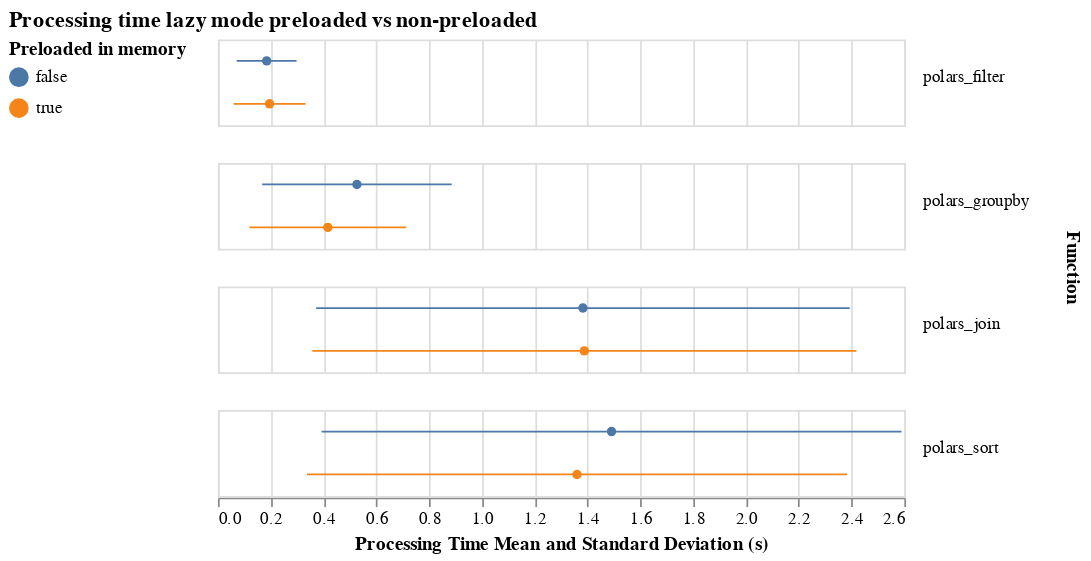

Notebook code cell kept with this figure:
### Code cell
plot_pretty_boxplot(
    df.filter(
        ~pl.col("gpu")
        & ~pl.col("streaming")
        & ((~pl.col("preload") & pl.col("lazy")) | (pl.col("preload") & pl.col("lazy")))
    ),
    field="preload",
    title="Processing time lazy mode preloaded vs non-preloaded",
    filename="lazy-preloaded-vs-non-preloaded.png",
    filter="lazy",
    legend_title="Preloaded in memory",
    height=50,
    width=400,
)

### Figure 1 — Vega-Lite specification as saved in the notebook (floating-point values rounded to 4 significant figures)
{"usermeta": {"embedOptions": {"theme": "carbong10"}}, "config": {"view": {"continuousWidth": 300, "continuousHeight": 300}}, "data": {"name": "data-3d54366f8773df03b9adca8a3e7c4391"}, "facet": {"row": {"field": "func", "header": {"labelAlign": "right", "labelAngle": 0, "labelBaseline": "alphabetic", "orient": "right", "titleFontWeight": "bold"}, "title": "Function", "type": "nominal"}}, "spec": {"layer": [{"mark": {"type": "point", "filled": true}, "encoding": {"color": {"field": "preload", "legend": {"orient": "left"}, "title": "Preloaded in memory", "type": "nominal"}, "x": {"aggregate": "mean", "field": "duration", "title": "Processing Time Mean and Standard Deviation (s)", "type": "quantitative"}, "y": {"axis": null, "field": "preload", "type": "nominal"}}}, {"mark": {"type": "errorbar"}, "encoding": {"color": {"field": "preload", "type": "nominal"}, "x": {"aggregate": "stdev", "field": "duration", "title": "", "type": "quantitative"}, "y": {"axis": null, "field": "preload", "type": "nominal"}}}], "height": 50, "width": 400}, "title": {"text": "Processing time lazy mode preloaded vs non-preloaded", "subtitle": ""}, "transform": [{"filter": "datum.lazy"}], "$schema": "https://vega.github.io/schema/vega-lite/v5.20.1.json", "datasets": {"data-3d54366f8773df03b9adca8a3e7c4391": [{"func": "polars_groupby", "limit": 5000000, "gpu": false, "streaming": false, "lazy": true, "preload": true, "duration": 0.1849, "duration_raw": [0.1511, 0.1654, 0.2074, 0.2052, 0.1953]}, {"func": "polars_sort", "limit": 10000000, "gpu": false, "streaming": false, "lazy": true, "preload": true, "duration": 1.109, "duration_raw": [1.068, 1.111, 1.083, 1.107, 1.178]}, {"func": "polars_sort", "limit": 1000000, "gpu": false, "streaming": false, "lazy": true, "preload": false, "duration": 0.115, "duration_raw": [0.1209, 0.117, 0.1174, 0.1153, 0.1043]}, {"func": "polars_filter", "limit": 10000000, "gpu": false, "streaming": false, "lazy": true, "preload": true, "duration": 0.1755, "duration_raw": [0.1829, 0.1745, 0.1731, 0.1742, 0.1729]}, {"func": "polars_filter", "limit": 500000, "gpu": false, "streaming": false, "lazy": true, "preload": false, "duration": 0.03801, "duration_raw": [0.03259, 0.03179, 0.04606, 0.03394, 0.04569]}, {"func": "polars_groupby", "limit": 10000000, "gpu": false, "streaming": false, "lazy": true, "preload": false, "duration": 0.496, "duration_raw": [0.4912, 0.4746, 0.4862, 0.5198, 0.5079]}, {"func": "polars_sort", "limit": 1000000, "gpu": false, "streaming": false, "lazy": true, "preload": true, "duration": 0.07699, "duration_raw": [0.07944, 0.07462, 0.07609, 0.07707, 0.07774]}, {"func": "polars_join", "limit": 100000, "gpu": false, "streaming": false, "lazy": true, "preload": false, "duration": 0.04235, "duration_raw": [0.03643, 0.04249, 0.04164, 0.044, 0.0472]}, {"func": "polars_join", "limit": 100000, "gpu": false, "streaming": false, "lazy": true, "preload": true, "duration": 0.02745, "duration_raw": [0.0209, 0.02794, 0.03025, 0.02876, 0.0294]}, {"func": "polars_filter", "limit": 50000000, "gpu": false, "streaming": false, "lazy": true, "preload": true, "duration": 0.8638, "duration_raw": [0.9076, 0.8529, 0.8633, 0.849, 0.8463]}, {"func": "polars_sort", "limit": 5000000, "gpu": false, "streaming": false, "lazy": true, "preload": false, "duration": 0.6185, "duration_raw": [0.6127, 0.6372, 0.6282, 0.6034, 0.6111]}, {"func": "polars_filter", "limit": 5000000, "gpu": false, "streaming": false, "lazy": true, "preload": true, "duration": 0.09392, "duration_raw": [0.0988, 0.08981, 0.08756, 0.1033, 0.0901]}, {"func": "polars_join", "limit": 1000000, "gpu": false, "streaming": false, "lazy": true, "preload": true, "duration": 3.409, "duration_raw": [3.054, 3.487, 3.435, 3.602, 3.468]}, {"func": "polars_join", "limit": 500000, "gpu": false, "streaming": false, "lazy": true, "preload": true, "duration": 0.7275, "duration_raw": [0.6087, 0.753, 0.7358, 0.7851, 0.7549]}, {"func": "polars_filter", "limit": 1000000, "gpu": false, "streaming": false, "lazy": true, "preload": false, "duration": 0.03973, "duration_raw": [0.04679, 0.04689, 0.03189, 0.03397, 0.03911]}, {"func": "polars_sort", "limit": 5000000, "gpu": false, "streaming": false, "lazy": true, "preload": true, "duration": 0.5339, "duration_raw": [0.5199, 0.5299, 0.5296, 0.5485, 0.5413]}, {"func": "polars_groupby", "limit": 50000000, "gpu": false, "streaming": false, "lazy": true, "preload": false, "duration": 2.282, "duration_raw": [2.346, 2.294, 2.263, 2.255, 2.253]}, {"func": "polars_groupby", "limit": 100000, "gpu": false, "streaming": false, "lazy": true, "preload": false, "duration": 0.02229, "duration_raw": [0.02099, 0.02602, 0.02039, 0.01928, 0.02478]}, {"func": "polars_filter", "limit": 5000000, "gpu": false, "streaming": false, "lazy": true, "preload": false, "duration": 0.09757, "duration_raw": [0.09796, 0.09995, 0.09582, 0.0975, 0.09661]}, {"func": "polars_sort", "limit": 10000000, "gpu": false, "streaming": false, "lazy": true, "preload": false, "duration": 1.23, "duration_raw": [1.214, 1.229, 1.23, 1.23, 1.248]}, {"func": "polars_sort", "limit": 100000, "gpu": false, "streaming": false, "lazy": true, "preload": true, "duration": 0.008231, "duration_raw": [0.008468, 0.007886, 0.008811, 0.007667, 0.008322]}, {"func": "polars_groupby", "limit": 500000, "gpu": false, "streaming": false, "lazy": true, "preload": true, "duration": 0.0207, "duration_raw": [0.02258, 0.02077, 0.02095, 0.02007, 0.01912]}, {"func": "polars_groupby", "limit": 1000000, "gpu": false, "streaming": false, "lazy": true, "preload": true, "duration": 0.03266, "duration_raw": [0.03835, 0.0293, 0.03084, 0.03309, 0.03171]}, {"func": "polars_groupby", "limit": 1000000, "gpu": false, "streaming": false, "lazy": true, "preload": false, "duration": 0.05556, "duration_raw": [0.06158, 0.05058, 0.0505, 0.05708, 0.05804]}, {"func": "polars_groupby", "limit": 50000000, "gpu": false, "streaming": false, "lazy": true, "preload": true, "duration": 1.873, "duration_raw": [1.826, 1.848, 1.957, 1.888, 1.847]}, {"func": "polars_filter", "limit": 100000, "gpu": false, "streaming": false, "lazy": true, "preload": true, "duration": 0.005433, "duration_raw": [0.005545, 0.005594, 0.0056, 0.005369, 0.005054]}, {"func": "polars_join", "limit": 500000, "gpu": false, "streaming": false, "lazy": true, "preload": false, "duration": 0.7429, "duration_raw": [0.6462, 0.7567, 0.7651, 0.7833, 0.7631]}, {"func": "polars_filter", "limit": 100000, "gpu": false, "streaming": false, "lazy": true, "preload": false, "duration": 0.01948, "duration_raw": [0.0201, 0.01972, 0.01948, 0.01886, 0.01926]}, {"func": "polars_join", "limit": 1000000, "gpu": false, "streaming": false, "lazy": true, "preload": false, "duration": 3.363, "duration_raw": [2.95, 3.516, 3.443, 3.429, 3.476]}, {"func": "polars_groupby", "limit": 500000, "gpu": false, "streaming": false, "lazy": true, "preload": false, "duration": 0.03889, "duration_raw": [0.03938, 0.03604, 0.04574, 0.03682, 0.0365]}, {"func": "polars_filter", "limit": 10000000, "gpu": false, "streaming": false, "lazy": true, "preload": false, "duration": 0.1733, "duration_raw": [0.1772, 0.1714, 0.1719, 0.1765, 0.1693]}, {"func": "polars_sort", "limit": 50000000, "gpu": false, "streaming": false, "lazy": true, "preload": false, "duration": 6.9, "duration_raw": [6.724, 6.807, 6.829, 7.297, 6.843]}, {"func": "polars_filter", "limit": 50000000, "gpu": false, "streaming": false, "lazy": true, "preload": false, "duration": 0.7394, "duration_raw": [0.7326, 0.725, 0.7241, 0.7369, 0.7783]}, {"func": "polars_sort", "limit": 500000, "gpu": false, "streaming": false, "lazy": true, "preload": false, "duration": 0.05759, "duration_raw": [0.0586, 0.06023, 0.05758, 0.05443, 0.0571]}, {"func": "polars_groupby", "limit": 10000000, "gpu": false, "streaming": false, "lazy": true, "preload": true, "duration": 0.3746, "duration_raw": [0.3831, 0.3694, 0.3717, 0.3734, 0.3753]}, {"func": "polars_groupby", "limit": 5000000, "gpu": false, "streaming": false, "lazy": true, "preload": false, "duration": 0.2644, "duration_raw": [0.2688, 0.2648, 0.2694, 0.2701, 0.2489]}, {"func": "polars_sort", "limit": 50000000, "gpu": false, "streaming": false, "lazy": true, "preload": true, "duration": 6.4, "duration_raw": [6.038, 6.716, 6.246, 6.702, 6.296]}, {"func": "polars_sort", "limit": 100000, "gpu": false, "streaming": false, "lazy": true, "preload": false, "duration": 0.02378, "duration_raw": [0.02933, 0.02216, 0.02265, 0.0218, 0.02296]}, {"func": "polars_filter", "limit": 1000000, "gpu": false, "streaming": false, "lazy": true, "preload": true, "duration": 0.02122, "duration_raw": [0.02249, 0.02061, 0.02065, 0.02031, 0.02202]}, {"func": "polars_filter", "limit": 500000, "gpu": false, "streaming": false, "lazy": true, "preload": true, "duration": 0.01392, "duration_raw": [0.01397, 0.014, 0.014, 0.01458, 0.01307]}, {"func": "polars_groupby", "limit": 100000, "gpu": false, "streaming": false, "lazy": true, "preload": true, "duration": 0.01077, "duration_raw": [0.01322, 0.009793, 0.01082, 0.0103, 0.009729]}, {"func": "polars_sort", "limit": 500000, "gpu": false, "streaming": false, "lazy": true, "preload": true, "duration": 0.03302, "duration_raw": [0.03422, 0.03359, 0.03291, 0.0312, 0.03317]}]}}
